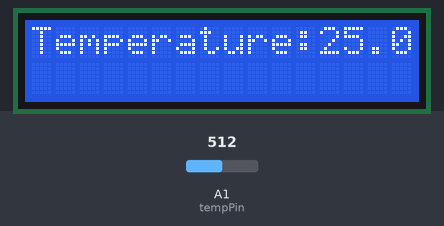
The sketch below on a simulated Arduino Uno, built with avr-gcc and run on an emulated ATmega328P. Parts: 16×2 character LCD. The inputs (shaded band) are chosen by the test bench; at power-on: A1 (tempPin) = 512.

Above: at 1.2 s.
1.3 s: A1 (tempPin) set to 716
At 11.2 s:
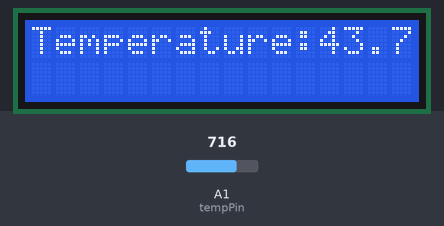
11.5 s: A1 (tempPin) set to 900
At 20.4 s:
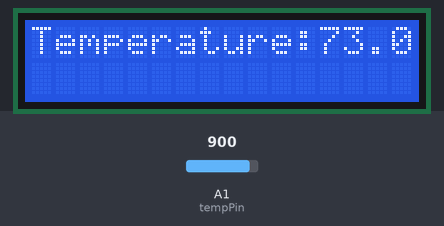
21.5 s: A1 (tempPin) set to 1023
At 30.7 s:
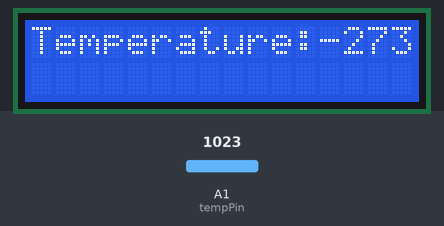
Timing chart, 0 to 32.2 s (numbered marks = the images above; inputs shaded):
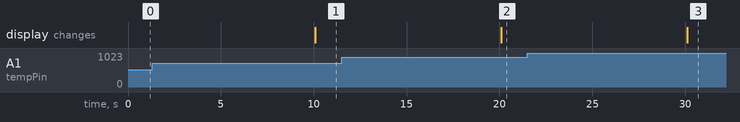

Measured:
- after the input at 1.3 s, the display: changes after 8.8 s (image 1)
- after the input at 11.5 s, the display: changes after 8.6 s (image 2)
- after the input at 21.5 s, the display: changes after 8.6 s (image 3)

The sketch:

01_06_Laboratorio_IoT_HW.ino
```cpp
/**
 *    IOT laboratorio HW-1
 *    esercizio 6
 *    todo: sketch in grado di leggere valori analogici
 *          di temperatura e stamparli display LCD.
 *          sensore temperatura su A1 e display su
 *          d2/d3 inizializzati di defaul sulla libreria
 */

#include <LiquidCrystal_PCF8574.h>
#include <math.h>

const int tempPin = A1;
const long int R0 = 100000;
const int beta = 4275;
const int sleepTime = 10000;

//valore dato dalle slide ma da provare in base a come
//sono collegati i cavi
LiquidCrystal_PCF8574 lcd(0x27);

void setup() {
  // put your setup code here, to run once:
  pinMode(tempPin, INPUT);
  lcd.begin(16, 2);
  lcd.setBacklight(255);
  lcd.home();
  lcd.clear();
  lcd.print("Temperature:");
}

void loop() {
  // put your main code here, to run repeatedly:
  int vDigit = analogRead(tempPin);
  //calcolo il valore di R, successivamente
  //uso il datasheet per ricavare le formule di conversione e
  //calcolo T, per poi convertire in Celsius
  float R = ((1023.0/vDigit)-1.0);
  R = R0*R;
  float loga = log(R/R0)/beta;
  float TK = 1.0/((loga)+(1.0/298.15));
  float TC = TK-273.15;


  lcd.setCursor(12, 0);
  lcd.print(String(TC));

  delay(sleepTime);


}
```
